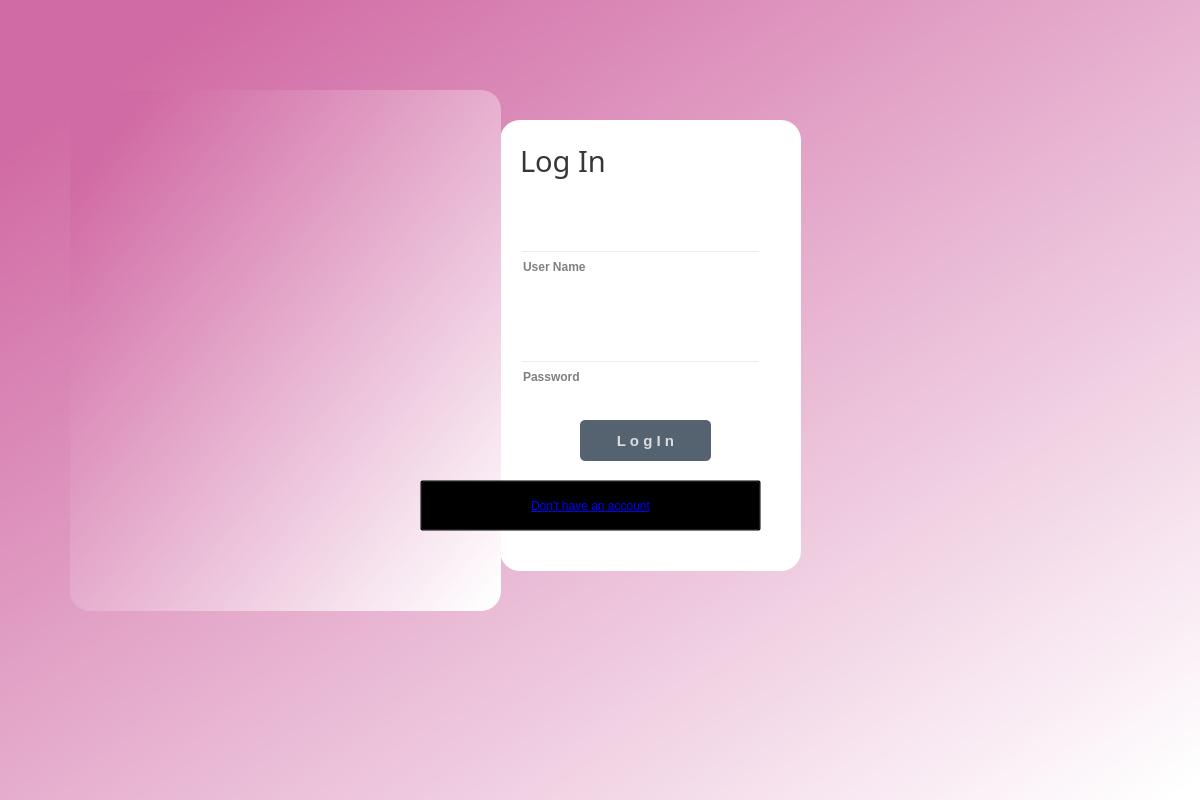
<?xml version="1.0" encoding="UTF-8"?>
<ui version="4.0">
 <class>Dialog</class>
 <widget class="QDialog" name="Dialog">
  <property name="geometry">
   <rect>
    <x>0</x>
    <y>0</y>
    <width>1200</width>
    <height>800</height>
   </rect>
  </property>
  <property name="windowTitle">
   <string>Dialog</string>
  </property>
  <widget class="QWidget" name="bgwidget" native="true">
   <property name="geometry">
    <rect>
     <x>0</x>
     <y>0</y>
     <width>1201</width>
     <height>801</height>
    </rect>
   </property>
   <property name="styleSheet">
    <string notr="true">QWidget#bgwidget{
background-color:qlineargradient(spread:pad, x1:0.091, y1:0.101636, x2:0.991379, y2:0.977, stop:0 rgba(209, 107, 165, 255), stop:1 rgba(255, 255, 255, 255));}</string>
   </property>

      <widget class="QLabel" name="label">
    <property name="geometry">
     <rect>
      <x>500</x>
      <y>120</y>
      <width>301</width>
      <height>451</height>
     </rect>
    </property>
    <property name="font">
     <font>
      <pointsize>15</pointsize>
     </font>
    </property>
    <property name="styleSheet">
     <string notr="true">Background-color:rgba(255,255,255);
box-shadow: 0px 8px 16px 0px rgba(0,0,0,0.2);
border-radius:20px;</string>
    </property>
    <property name="text">
     <string/>
    </property>
   </widget>
   <widget class="QLabel" name="label_2">
    <property name="geometry">
     <rect>
      <x>70</x>
      <y>90</y>
      <width>431</width>
      <height>521</height>
     </rect>
    </property>
    <property name="styleSheet">
     <string notr="true">background-color:qlineargradient(spread:pad, x1:0.091, y1:0.101636, x2:0.991379, y2:0.977, stop:0 rgba(209, 107, 165, 255), stop:1 rgba(255, 255, 255, 255));
border-radius:20px;</string>
    </property>
    <property name="text">
     <string/>
    </property>
   </widget>
   <widget class="QLabel" name="label_3">
    <property name="geometry">
     <rect>
      <x>520</x>
      <y>130</y>
      <width>161</width>
      <height>61</height>
     </rect>
    </property>
    <property name="font">
     <font>
      <family>12 1px Calibri</family>
      <pointsize>22</pointsize>
      <weight>9</weight>
      <italic>false</italic>
      <bold>false</bold>
     </font>
    </property>
    <property name="styleSheet">
     <string notr="true">color:rgb(0,0,0,200);
font: 75 22pt bold 1px&quot;Calibri&quot;;
</string>
    </property>
    <property name="text">
     <string>Log In</string>
    </property>
   </widget>
   <widget class="QLineEdit" name="emailfield">
    <property name="geometry">
     <rect>
      <x>520</x>
      <y>250</y>
      <width>241</width>
      <height>40</height>
     </rect>
    </property>
    <property name="font">
     <font>
      <pointsize>9</pointsize>
      <weight>75</weight>
      <bold>true</bold>
     </font>
    </property>
    <property name="styleSheet">
     <string notr="true">background-color: rgba(0, 0, 0, 0);
border:2px solid rgpa(0, 0, 0, 0);
border-bottom-color:rgba(46, 82 , 101,200);
color:rgb(0,0,0);
padding-bottom:7px;</string>
    </property>
    <property name="text">
     <string/>
    </property>
    <property name="placeholderText">
     <string>User Name</string>
    </property>
   </widget>
   <widget class="QLineEdit" name="passwordfield">
    <property name="geometry">
     <rect>
      <x>520</x>
      <y>360</y>
      <width>241</width>
      <height>40</height>
     </rect>
    </property>
    <property name="font">
     <font>
      <pointsize>9</pointsize>
      <weight>75</weight>
      <bold>true</bold>
     </font>
    </property>
    <property name="styleSheet">
     <string notr="true">background-color: rgba(0, 0, 0, 0);
border:2px solid rgpa(0, 0, 0, 0);
border-bottom-color:rgba(46, 82 , 101,200);
color:rgb(0,0,0);
padding-bottom:7px;</string>
    </property>
    <property name="echoMode">
     <enum>QLineEdit::Password</enum>
    </property>
    <property name="placeholderText">
     <string>Password</string>
    </property>
   </widget>
   <widget class="QPushButton" name="login">
    <property name="geometry">
     <rect>
      <x>580</x>
      <y>420</y>
      <width>131</width>
      <height>41</height>
     </rect>
    </property>
    <property name="font">
     <font>
      <pointsize>11</pointsize>
      <weight>75</weight>
      <bold>true</bold>
     </font>
    </property>
    <property name="styleSheet">
     <string notr="true">QPushButton#login{
	Background-color:rgba(85,98,112,255);
	color:rgba(255,255,255,200);
	border-radius:5px;
} 
QPushButton#login:pressed{
	padding-left:5px;
	padding-top:5px;
	background-color:rgba(254, 81, 171, 0.8);
	background-position:calc(100% - 10px)center;
}
QPushButton#login:hover{
	background-color:rgba(254, 81, 171, 0.8)
}</string>
    </property>
    <property name="text">
     <string>L o g I n</string>
    </property>
   </widget>
   <widget class="QLabel" name="label_4">
    <property name="geometry">
     <rect>
      <x>120</x>
      <y>210</y>
      <width>321</width>
      <height>341</height>
     </rect>
    </property>
    <property name="styleSheet">
     <string notr="true">Background-image:url(&quot;D:\final gp\final loh-in\Untitled-1.png&quot;);</string>
    </property>
    <property name="text">
     <string/>
    </property>
   </widget>
   
   <widget class="QPushButton" name="label_5">
    <property name="geometry">
     <rect>
      <x>420</x>
      <y>480</y>
      <width>341</width>
      <height>51</height>
     </rect>
    </property>
    <property name="styleSheet">
     <string notr="true">background-color:rgba(0,0,0,0);text-decoration: underline;QLabel:hover;color:rgb(0, 0, 255);font: 10pt &quot;MS Shell Dlg 2&quot;;</string>
    </property>
    <property name="text">
     <string>Don't have an account</string>
    </property>
   </widget>

   <widget class="QLabel" name="error">
    <property name="geometry">
     <rect>
      <x>505</x>
      <y>465</y>
      <width>341</width>
      <height>20</height>
     </rect>
    </property>
    <property name="styleSheet">
     <string notr="true">font: 12pt &quot;MS Shell Dlg 2&quot;; color:red;</string>
    </property>
    <property name="text">
     <string/>
    </property>
   </widget>

  </widget>
 </widget>
 <resources/>
 <connections/>
</ui>
